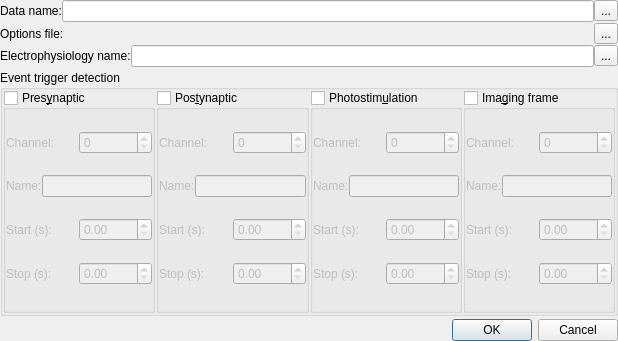
<?xml version="1.0" encoding="UTF-8"?>
<ui version="4.0">
 <class>Dialog</class>
 <widget class="QDialog" name="Dialog">
  <property name="geometry">
   <rect>
    <x>0</x>
    <y>0</y>
    <width>618</width>
    <height>341</height>
   </rect>
  </property>
  <property name="windowTitle">
   <string>Dialog</string>
  </property>
  <layout class="QGridLayout" name="gridLayout">
   <property name="leftMargin">
    <number>0</number>
   </property>
   <property name="topMargin">
    <number>0</number>
   </property>
   <property name="rightMargin">
    <number>0</number>
   </property>
   <property name="bottomMargin">
    <number>0</number>
   </property>
   <property name="horizontalSpacing">
    <number>0</number>
   </property>
   <property name="verticalSpacing">
    <number>3</number>
   </property>
   <item row="0" column="0">
    <layout class="QVBoxLayout" name="verticalLayout">
     <property name="spacing">
      <number>1</number>
     </property>
     <item>
      <layout class="QHBoxLayout" name="horizontalLayout">
       <property name="spacing">
        <number>0</number>
       </property>
       <item>
        <widget class="QLabel" name="label">
         <property name="text">
          <string>Data name:</string>
         </property>
        </widget>
       </item>
       <item>
        <widget class="QLineEdit" name="dataNameLineEdit"/>
       </item>
       <item>
        <widget class="QToolButton" name="choosePVFileToolButton">
         <property name="toolTip">
          <string>Choose PrairieView XML File</string>
         </property>
         <property name="text">
          <string>...</string>
         </property>
         <property name="icon">
          <iconset theme="document-open">
           <normaloff>.</normaloff>.</iconset>
         </property>
        </widget>
       </item>
      </layout>
     </item>
     <item>
      <layout class="QHBoxLayout" name="horizontalLayout_2">
       <item>
        <widget class="QLabel" name="label_3">
         <property name="text">
          <string>Options file:</string>
         </property>
        </widget>
       </item>
       <item>
        <widget class="QLabel" name="optionsFileNameLabel">
         <property name="text">
          <string/>
         </property>
        </widget>
       </item>
       <item>
        <widget class="QToolButton" name="chooseOptionsToolButton">
         <property name="text">
          <string>...</string>
         </property>
         <property name="icon">
          <iconset theme="document-open">
           <normaloff>.</normaloff>.</iconset>
         </property>
        </widget>
       </item>
      </layout>
     </item>
     <item>
      <layout class="QHBoxLayout" name="horizontalLayout_3">
       <property name="spacing">
        <number>0</number>
       </property>
       <item>
        <widget class="QLabel" name="label_2">
         <property name="text">
          <string>Electrophysiology name:</string>
         </property>
        </widget>
       </item>
       <item>
        <widget class="QLineEdit" name="ephysNameLineEdit"/>
       </item>
       <item>
        <widget class="QToolButton" name="chooseEphysToolButton">
         <property name="text">
          <string>...</string>
         </property>
         <property name="icon">
          <iconset theme="document-open">
           <normaloff>.</normaloff>.</iconset>
         </property>
        </widget>
       </item>
      </layout>
     </item>
    </layout>
   </item>
   <item row="1" column="0">
    <widget class="QGroupBox" name="triggersGroupBox">
     <property name="title">
      <string>Event trigger detection</string>
     </property>
     <layout class="QHBoxLayout" name="horizontalLayout_20">
      <property name="spacing">
       <number>1</number>
      </property>
      <property name="leftMargin">
       <number>0</number>
      </property>
      <property name="topMargin">
       <number>0</number>
      </property>
      <property name="rightMargin">
       <number>0</number>
      </property>
      <property name="bottomMargin">
       <number>0</number>
      </property>
      <item>
       <widget class="QGroupBox" name="presynGroupBox">
        <property name="title">
         <string>Pres&amp;ynaptic</string>
        </property>
        <property name="checkable">
         <bool>true</bool>
        </property>
        <property name="checked">
         <bool>false</bool>
        </property>
        <layout class="QVBoxLayout" name="verticalLayout_2">
         <property name="spacing">
          <number>0</number>
         </property>
         <property name="leftMargin">
          <number>0</number>
         </property>
         <property name="topMargin">
          <number>0</number>
         </property>
         <property name="rightMargin">
          <number>0</number>
         </property>
         <property name="bottomMargin">
          <number>0</number>
         </property>
         <item>
          <layout class="QHBoxLayout" name="horizontalLayout_4">
           <item>
            <widget class="QLabel" name="label_4">
             <property name="text">
              <string>Channel:</string>
             </property>
            </widget>
           </item>
           <item>
            <widget class="QSpinBox" name="presynChannelSpinBox"/>
           </item>
          </layout>
         </item>
         <item>
          <layout class="QHBoxLayout" name="horizontalLayout_5">
           <item>
            <widget class="QLabel" name="label_8">
             <property name="text">
              <string>Name:</string>
             </property>
            </widget>
           </item>
           <item>
            <widget class="QLineEdit" name="presynNameLineEdit"/>
           </item>
          </layout>
         </item>
         <item>
          <layout class="QHBoxLayout" name="horizontalLayout_6">
           <item>
            <widget class="QLabel" name="label_12">
             <property name="text">
              <string>Start (s):</string>
             </property>
            </widget>
           </item>
           <item>
            <widget class="QDoubleSpinBox" name="presynStartDoubleSpinBox"/>
           </item>
          </layout>
         </item>
         <item>
          <layout class="QHBoxLayout" name="horizontalLayout_7">
           <item>
            <widget class="QLabel" name="label_13">
             <property name="text">
              <string>Stop (s):</string>
             </property>
            </widget>
           </item>
           <item>
            <widget class="QDoubleSpinBox" name="presynStopDoubleSpinBox"/>
           </item>
          </layout>
         </item>
        </layout>
       </widget>
      </item>
      <item>
       <widget class="QGroupBox" name="postsynGroupBox">
        <property name="title">
         <string>Pos&amp;tynaptic</string>
        </property>
        <property name="checkable">
         <bool>true</bool>
        </property>
        <property name="checked">
         <bool>false</bool>
        </property>
        <layout class="QVBoxLayout" name="verticalLayout_3">
         <property name="spacing">
          <number>0</number>
         </property>
         <property name="leftMargin">
          <number>0</number>
         </property>
         <property name="topMargin">
          <number>0</number>
         </property>
         <property name="rightMargin">
          <number>0</number>
         </property>
         <property name="bottomMargin">
          <number>0</number>
         </property>
         <item>
          <layout class="QHBoxLayout" name="horizontalLayout_8">
           <item>
            <widget class="QLabel" name="label_5">
             <property name="text">
              <string>Channel:</string>
             </property>
            </widget>
           </item>
           <item>
            <widget class="QSpinBox" name="postsynChannelSpinBox"/>
           </item>
          </layout>
         </item>
         <item>
          <layout class="QHBoxLayout" name="horizontalLayout_9">
           <item>
            <widget class="QLabel" name="label_9">
             <property name="text">
              <string>Name:</string>
             </property>
            </widget>
           </item>
           <item>
            <widget class="QLineEdit" name="postsynNameLineEdit"/>
           </item>
          </layout>
         </item>
         <item>
          <layout class="QHBoxLayout" name="horizontalLayout_10">
           <item>
            <widget class="QLabel" name="label_14">
             <property name="text">
              <string>Start (s):</string>
             </property>
            </widget>
           </item>
           <item>
            <widget class="QDoubleSpinBox" name="postsynStartDoubleSpinBox"/>
           </item>
          </layout>
         </item>
         <item>
          <layout class="QHBoxLayout" name="horizontalLayout_11">
           <item>
            <widget class="QLabel" name="label_15">
             <property name="text">
              <string>Stop (s):</string>
             </property>
            </widget>
           </item>
           <item>
            <widget class="QDoubleSpinBox" name="postsynStopDoubleSpinBox"/>
           </item>
          </layout>
         </item>
        </layout>
       </widget>
      </item>
      <item>
       <widget class="QGroupBox" name="photostimGroupBox">
        <property name="title">
         <string>Photostim&amp;ulation</string>
        </property>
        <property name="checkable">
         <bool>true</bool>
        </property>
        <property name="checked">
         <bool>false</bool>
        </property>
        <layout class="QVBoxLayout" name="verticalLayout_4">
         <property name="spacing">
          <number>0</number>
         </property>
         <property name="leftMargin">
          <number>0</number>
         </property>
         <property name="topMargin">
          <number>0</number>
         </property>
         <property name="rightMargin">
          <number>0</number>
         </property>
         <property name="bottomMargin">
          <number>0</number>
         </property>
         <item>
          <layout class="QHBoxLayout" name="horizontalLayout_12">
           <item>
            <widget class="QLabel" name="label_6">
             <property name="text">
              <string>Channel:</string>
             </property>
            </widget>
           </item>
           <item>
            <widget class="QSpinBox" name="photostimChannelSpinBox"/>
           </item>
          </layout>
         </item>
         <item>
          <layout class="QHBoxLayout" name="horizontalLayout_13">
           <item>
            <widget class="QLabel" name="label_10">
             <property name="text">
              <string>Name:</string>
             </property>
            </widget>
           </item>
           <item>
            <widget class="QLineEdit" name="photostimNameLineEdit"/>
           </item>
          </layout>
         </item>
         <item>
          <layout class="QHBoxLayout" name="horizontalLayout_14">
           <item>
            <widget class="QLabel" name="label_16">
             <property name="text">
              <string>Start (s):</string>
             </property>
            </widget>
           </item>
           <item>
            <widget class="QDoubleSpinBox" name="photoStartDoubleSpinBox"/>
           </item>
          </layout>
         </item>
         <item>
          <layout class="QHBoxLayout" name="horizontalLayout_15">
           <item>
            <widget class="QLabel" name="label_17">
             <property name="text">
              <string>Stop (s):</string>
             </property>
            </widget>
           </item>
           <item>
            <widget class="QDoubleSpinBox" name="photoStopDoubleSpinBox"/>
           </item>
          </layout>
         </item>
        </layout>
       </widget>
      </item>
      <item>
       <widget class="QGroupBox" name="imagingGroupBox">
        <property name="title">
         <string>Ima&amp;ging frame</string>
        </property>
        <property name="checkable">
         <bool>true</bool>
        </property>
        <property name="checked">
         <bool>false</bool>
        </property>
        <layout class="QVBoxLayout" name="verticalLayout_5">
         <property name="spacing">
          <number>0</number>
         </property>
         <property name="leftMargin">
          <number>0</number>
         </property>
         <property name="topMargin">
          <number>0</number>
         </property>
         <property name="rightMargin">
          <number>0</number>
         </property>
         <property name="bottomMargin">
          <number>0</number>
         </property>
         <item>
          <layout class="QHBoxLayout" name="horizontalLayout_16">
           <item>
            <widget class="QLabel" name="label_7">
             <property name="text">
              <string>Channel:</string>
             </property>
            </widget>
           </item>
           <item>
            <widget class="QSpinBox" name="imagingChannelSpinBox"/>
           </item>
          </layout>
         </item>
         <item>
          <layout class="QHBoxLayout" name="horizontalLayout_17">
           <item>
            <widget class="QLabel" name="label_11">
             <property name="text">
              <string>Name:</string>
             </property>
            </widget>
           </item>
           <item>
            <widget class="QLineEdit" name="imagingNameLineEdit"/>
           </item>
          </layout>
         </item>
         <item>
          <layout class="QHBoxLayout" name="horizontalLayout_18">
           <item>
            <widget class="QLabel" name="label_18">
             <property name="text">
              <string>Start (s):</string>
             </property>
            </widget>
           </item>
           <item>
            <widget class="QDoubleSpinBox" name="imagingStartDoubleSpinBox"/>
           </item>
          </layout>
         </item>
         <item>
          <layout class="QHBoxLayout" name="horizontalLayout_19">
           <item>
            <widget class="QLabel" name="label_19">
             <property name="text">
              <string>Stop (s):</string>
             </property>
            </widget>
           </item>
           <item>
            <widget class="QDoubleSpinBox" name="imagingStopDoubleSpinBox"/>
           </item>
          </layout>
         </item>
        </layout>
       </widget>
      </item>
     </layout>
    </widget>
   </item>
   <item row="2" column="0">
    <widget class="QDialogButtonBox" name="buttonBox">
     <property name="orientation">
      <enum>Qt::Horizontal</enum>
     </property>
     <property name="standardButtons">
      <set>QDialogButtonBox::Cancel|QDialogButtonBox::Ok</set>
     </property>
    </widget>
   </item>
  </layout>
 </widget>
 <resources/>
 <connections>
  <connection>
   <sender>buttonBox</sender>
   <signal>accepted()</signal>
   <receiver>Dialog</receiver>
   <slot>accept()</slot>
   <hints>
    <hint type="sourcelabel">
     <x>248</x>
     <y>254</y>
    </hint>
    <hint type="destinationlabel">
     <x>157</x>
     <y>274</y>
    </hint>
   </hints>
  </connection>
  <connection>
   <sender>buttonBox</sender>
   <signal>rejected()</signal>
   <receiver>Dialog</receiver>
   <slot>reject()</slot>
   <hints>
    <hint type="sourcelabel">
     <x>316</x>
     <y>260</y>
    </hint>
    <hint type="destinationlabel">
     <x>286</x>
     <y>274</y>
    </hint>
   </hints>
  </connection>
 </connections>
</ui>
